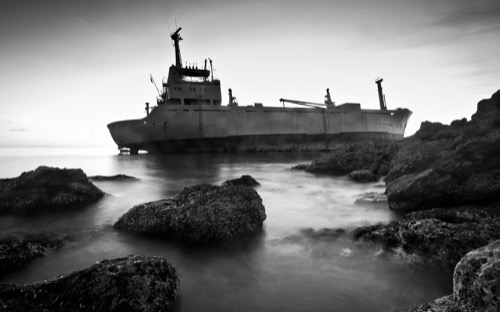
%> input picture original images/1.jpeg, 500 x 312 px
$ octave embed.m   (GNU Octave 9; MATLAB toolbox functions it lacks are replaced by stand-ins)
%> lines starting %> are read from the running program, lines starting %| are printed output that depends on the picture; in (x1, y1, x2, y2) boxes, pixels count from 0 and x2, y2 are one past the last pixel; in counts of white or black regions, pixels touching at a corner belong together; the program's own positions count from 1
% embed.m
% Embeds a watermark into a host image using LSB.
%
% Author: Josh Haskins
% Date: April 25, 2015

%% Clears the workspace and sets up parameters
clc;    % Clears the command window
clear;  % Clears all variables
fontSize = 12; % Sets font size for all figures
plotCol = 2;
plotRow = 3;
binaryImageThresholdValue = 75; % Binary image threshold
set(gcf, 'units','normalized','outerposition',[0 0 1 1]); % Full window

%% Bit Plane
% Get the bit plane the user sets to hide the image in.
bitLevel = str2double(cell2mat(inputdlg('Please enter the bit plane level you would like to replace. (1 = LSB, 8 = MSB) ', 'Enter Bit Plane to Replace', 1, {'1'})));
%> the answer given: 1

%% Host Image
%Read in the host image by letting the user select image.
hostImage = imread(uigetfile(fullfile('' , {'*.jpg;*.jpeg;*.png;*.gif;*.tif;',...
    'Images (*.jpg,*.jpeg,*.png,*.gif,*.tif)';
    '*.jpg;*.jpeg',  'JPEG'; ...
    '*.png','PNG'; ...
    '*.gif','GIF'; ...
    '*.tif','TIF'; ...
    '*.*',  'All Files (*.*)'}), 'Select host image'));
%> the answer given: original images/1.jpeg
%> hostImage is the input picture: size 312x500x3 uint8; min 0, max 255, mean 117.4

% Get the number of rows, columns, and colours in the host image.
[hostRows, hostCols, colourChannels] = size(hostImage);
%> hostRows = 312; hostCols = 500; colourChannels = 3

% If host image is in colour, convert to grayscale.
if colourChannels == 3
    hostImage = rgb2gray(hostImage);
%> hostImage: size 312x500 uint8
end

% Display the host image.
subplot(plotRow, plotCol, 1);
imshow(hostImage, []);
title('Host Image', 'FontSize', fontSize);

%% Watermark
% Read in the watermark image by letting user select image
watermark = imread(uigetfile(fullfile('' , {'*.jpg;*.jpeg;*.png;*.gif;*.tif;',...
    'Images (*.jpg,*.jpeg,*.png,*.gif,*.tif)';
    '*.jpg;*.jpeg',  'JPEG'; ...
    '*.png','PNG'; ...
    '*.gif','GIF'; ...
    '*.tif','TIF'; ...
    '*.*',  'All Files (*.*)'}), 'Select watermark image'));
%> the answer given: original images/10.jpeg
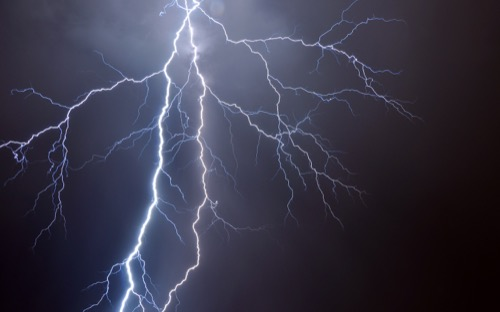
%> input picture original images/10.jpeg, 500 x 312 px
%> watermark is the input picture: size 312x500x3 uint8; mean R, G, B 57.9, 56.5, 73.6

% Get the number of rows, columns, and colour channels in the watermark.
[watermarkRows, watermarkCols, colourChannels] = size(watermark);
%> watermarkRows = 312; watermarkCols = 500

% If watermark is in colour, convert to grayscale.
if colourChannels == 3
    watermark = rgb2gray(watermark);
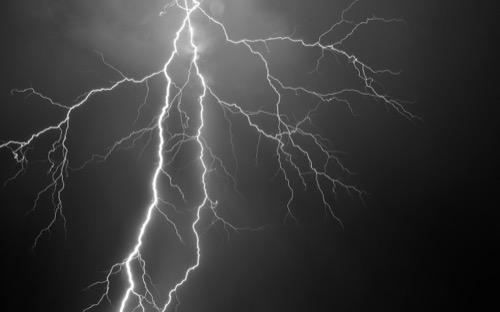
%> watermark: size 312x500 uint8; min 3, max 254, mean 58.8
end

% Display the watermark.
subplot(plotRow, plotCol, 2);
imshow(watermark, []);
title('Watermark', 'FontSize', fontSize);

%% Binary Watermark
% Ensure watermark is below threshold.
binaryWatermark = watermark < binaryImageThresholdValue;
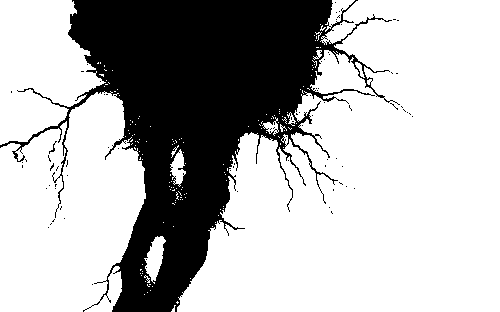
%> binaryWatermark: size 312x500 logical; 70.7% white; 80 black regions (78 under 20 px), largest, box (x1, y1, x2, y2) and area: (0, 0, 400, 312) 45553, (49, 141, 57, 154) 24

% Display binary watermark.
subplot(plotRow, plotCol, 3);
imshow(binaryWatermark, []);
title(sprintf('Binary Watermark'), 'FontSize', fontSize);

%% Watermark Scaling
% If watermark is larger than host image, scale the watermark down in size.
if watermarkRows > hostRows || watermarkCols > hostCols
    binaryWatermark = imresize(binaryWatermark, min([hostRows / watermarkRows, hostCols / watermarkCols]));
    [watermarkRows, watermarkCols] = size(binaryWatermark);
end

% If watermark is smaller than host image, tile the watermark.
if watermarkRows < hostRows || watermarkCols < hostCols
    watermark = zeros(size(hostImage), 'uint8');
    for col = 1:hostCols
        for row = 1:hostRows
            watermark(row, col) = binaryWatermark(mod(row,watermarkRows)+1, mod(col,watermarkCols)+1);
        end
    end
    watermark = watermark(1:hostRows, 1:hostCols);
else
    % Watermark and host image are the same size.
    watermark = binaryWatermark;
end

% Display the thresholded binary image.
subplot(plotRow, plotCol, 4);
imshow(watermark, []);
title(sprintf('Thresholded Binary Watermark'), 'FontSize', fontSize);
imwrite(uint8(255 * watermark), 'watermark.jpg');

%% Combine the host image and watermark together.
watermarkedImage = hostImage;
for col = 1 : hostCols
    for row = 1 : hostRows
        watermarkedImage(row, col) = bitset(hostImage(row, col), bitLevel, watermark(row, col));
    end
end

% Display the combined image.
subplot(plotRow, plotCol, 5);
imshow(watermarkedImage, []);
title(sprintf('Watermarked Image'), 'FontSize', fontSize);
imwrite(watermarkedImage,'watermarked.png');
